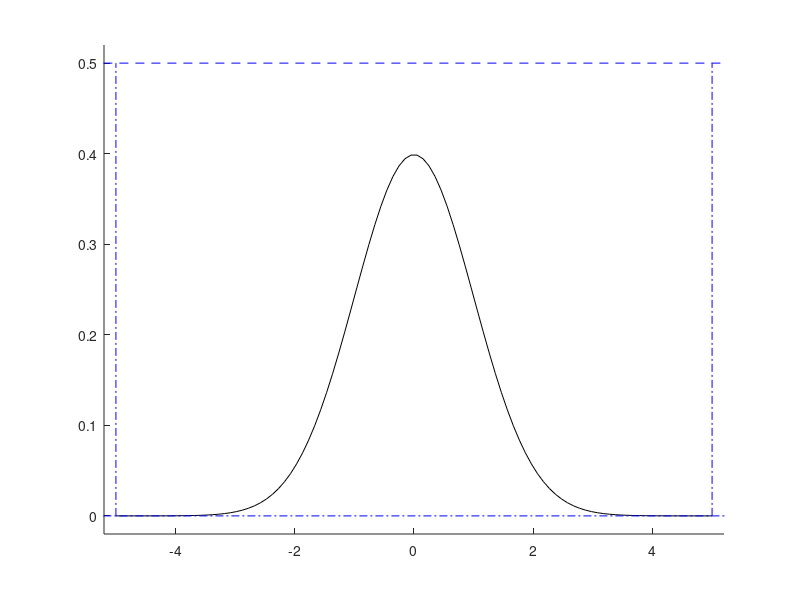

The MATLAB script that drew this image: (Note: this script raises an error after producing the figure.)
function [] = example2_monte_carlo()

    figure;
    % Allow overlapping multiple plots on the same figure.
    hold on;
    % 100 equally spaced samples in [-5, 5].
    x = linspace(-5, 5, 100);
    % Plot function to be integrated.
    plot(x, f(x), 'k');
    % Plot region to be integrated over.
    plot(xlim, [0 0], 'b-.')
    plot(xlim, [0.5 0.5], 'b--')
    plot([-5 -5], ylim, 'b-.')
    plot([5 5], ylim, 'b-.')
    % Adjust axes
    xlim([-5.2 5.2]);
    ylim([-0.02 0.52]);

    % Number of Monte Carlo steps.
    N = 10^5;
    
    % First compute integral using a for loop. 'toc' will return the
    % elapsed time since a call to 'tic'
    tic;
    hits = 0;
    for i=1:N
        hits = hits + simulate_pt();
    end
    for_estimate = hits/N*(0.5*10)
    toc;
    
    % Rewritting the operation in a vectorial fashion will significantly
    % speed up its execution.
    tic;
    vectorised_estimate = sum(unifrnd(0, 0.5, N, 1) < f(unifrnd(-5, 5, N, 1)))/N*(0.5*10)
    toc;
    
    % Create a parallel pool of 4 workers.
    pool = parpool(4);

    % If executed when a pararell pool of workers is available, parfor will
    % distribute the iterations of the loop among the available workers.
    %
    % MATLAB identifies hits as being a reduction variable and gets the
    % correct value at the end of the parfor despite the concurrent
    % execution. Note that this wouldn't work with examples such as
    % computing a Fibonacci sequence.
    tic;
    hits = 0;
    parfor i=1:N
        hits = hits + simulate_pt();
    end
    parfor_estimate = hits/N*(0.5*10)
    toc;
    
    % Run the parfor loop a second time and notice the decrease in
    % execution time. There seems to be some startup cost associated with
    % the first execution of parfor after creating a pool.
    tic;
    hits = 0;
    parfor i=1:N
        hits = hits + simulate_pt();
    end
    parfor_estimate_bis = hits/N*(0.5*10)
    toc;
   
    % Close parallel pool.
    delete(pool);
end

function [ret] = f(u)
    % It is important to use .^ rather than ^ so that the exponentiation is
    % done element-wise if the function is called with a vector as input.
    ret = exp(-u.^2/2)/sqrt(2*pi);
end

function [ret] = simulate_pt()
    % Draw a random location within the search space and return whether it
    % is located under the curve defined by function f(x) or not.
    rand_x = unifrnd(-5, 5);
    rand_y = unifrnd(0, 0.5);
    ret = rand_y < f(rand_x);
end
